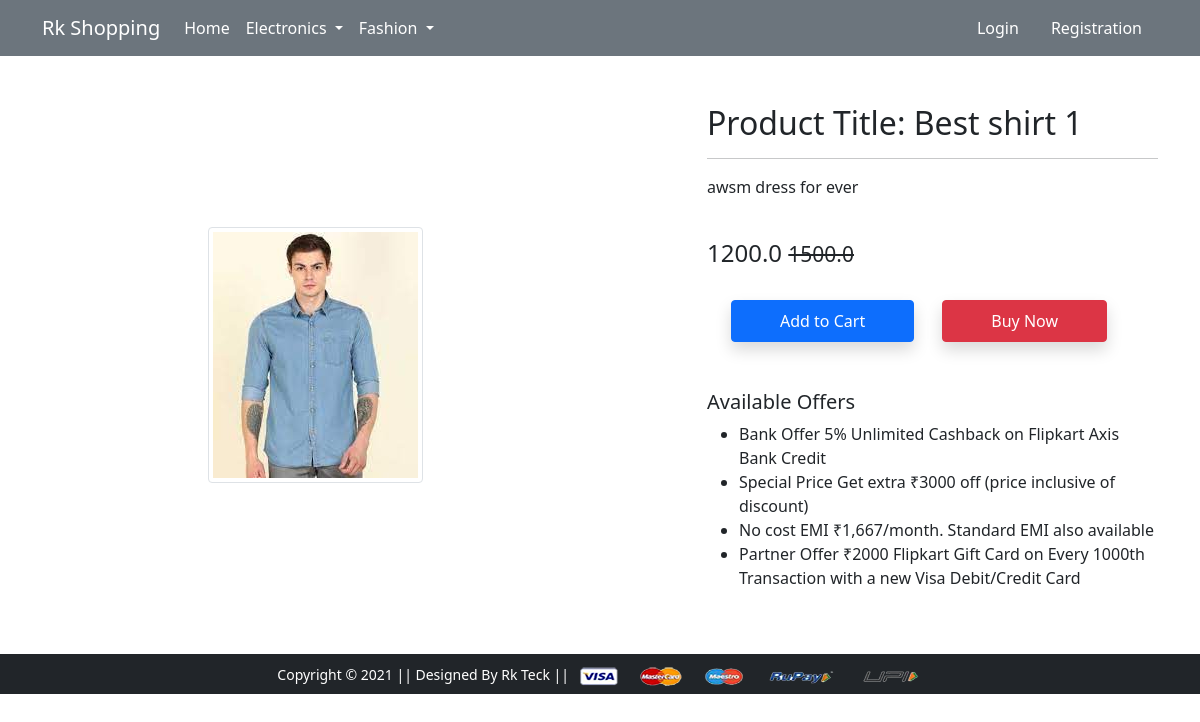
Screenshot of /product-detail/1 with the database file from the repository.
### testapp/models.py (models this page shows, shortened)
class Product(models.Model):
    title = models.CharField(max_length=220)
    selling_price = models.FloatField()
    discounted_price = models.FloatField()
    description = models.TextField(max_length=220)
    brand = models.CharField(max_length=220)
    category = models.CharField(choices=CATEGORY_CHOICES, max_length=220)
    product_image = models.ImageField(upload_to='producting')

### testapp/views.py (the view)
# urls.py: path('product-detail/<int:pk>', views.ProductDetailView.as_view(), name='product-detail'),
class ProductDetailView(View):
    def get(self,request, pk):
        totalitem = 0
        product = Product.objects.get(pk=pk)
        item_already_in_cart = False
        if request.user.is_authenticated:
            totalitem = len(Cart.objects.filter(user=request.user))
            item_already_in_cart = Cart.objects.filter(Q(product=product.id) & Q(user=request.user)).exists()
        return render(request, 'app/productdetail.html',
        {'product':product,'item_already_in_cart':item_already_in_cart,'totalitem':totalitem})

### testapp/templates/app/productdetail.html (shortened to what this page needs)
{% extends 'app/base.html' %}
{% load static %}
{% block main-content %}
<div class="container my-5">
 <div class="row">
  <div class="col-sm-6 text-center align-self-center">
   <img src="{{product.product_image.url}}" alt="" class="img-fluid img-thumbnail">
  </div>
  <div class="col-sm-5 offset-sm-1">
   <h2>Product Title: {{product.title}} 1</h2>
   <hr>
   <p>{{product.description}}</p> <br>
   <h4>{{product.discounted_price}} <small class="fw-light text-decoration-line-through">
        {{product.selling_price}}</small></h4> <br>
        {% if not request.user.is_authenticated%}
        <form action="/add-to-cart" class="d-inline">
          <button type="submit" class="btn btn-primary shadow px-5 py-2 ms-4">Add to Cart</button>
        </form>{% endif %}
   <a href="{% url 'checkout' %}" class="btn btn-danger shadow px-5 py-2 ms-4">Buy Now</a>
   <h5 class="mt-5">Available Offers</h5>
   <ul>
    <li>Bank Offer 5% Unlimited Cashback on Flipkart Axis Bank Credit</li>
    <li>Special Price Get extra ₹3000 off (price inclusive of discount)</li>
    <li>No cost EMI ₹1,667/month. Standard EMI also available</li>
    <li>Partner Offer ₹2000 Flipkart Gift Card on Every 1000th Transaction with a new Visa Debit/Credit Card</li>
   </ul>
  </div>
 </div>
</div>
{% endblock main-content %}

### rows the page displays
Product: product_image (picture), title "Best shirt", description "awsm dress for ever", discounted_price "1200.0", selling_price "1500.0"
